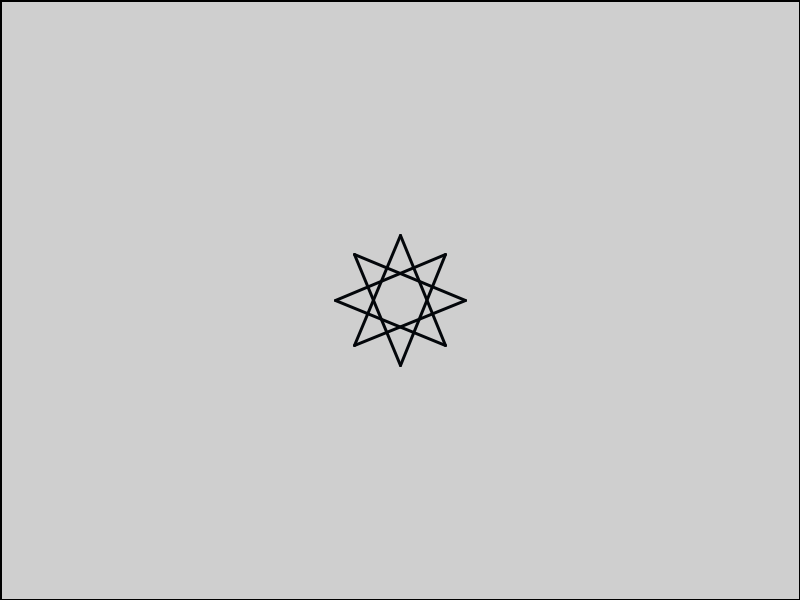
Frame 1 (no input)
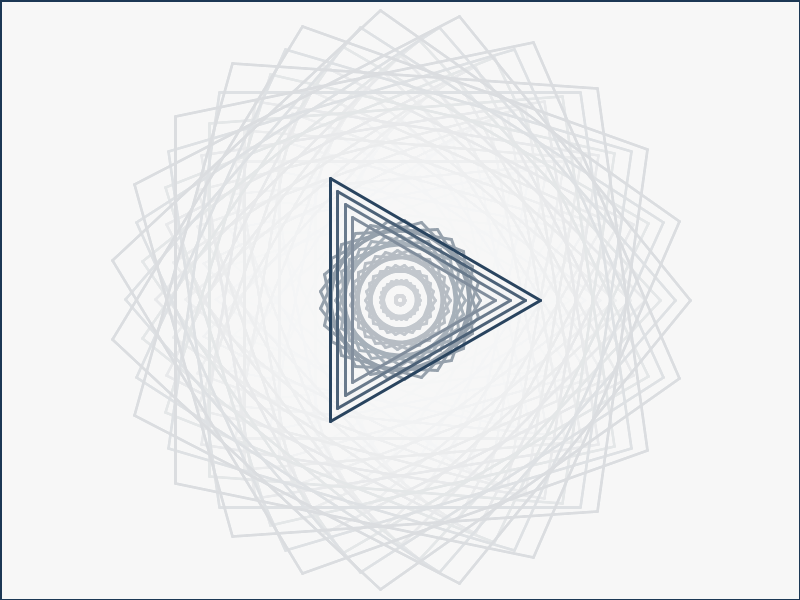
Frame 60 (the mouse pressed at the canvas centre just before this capture)
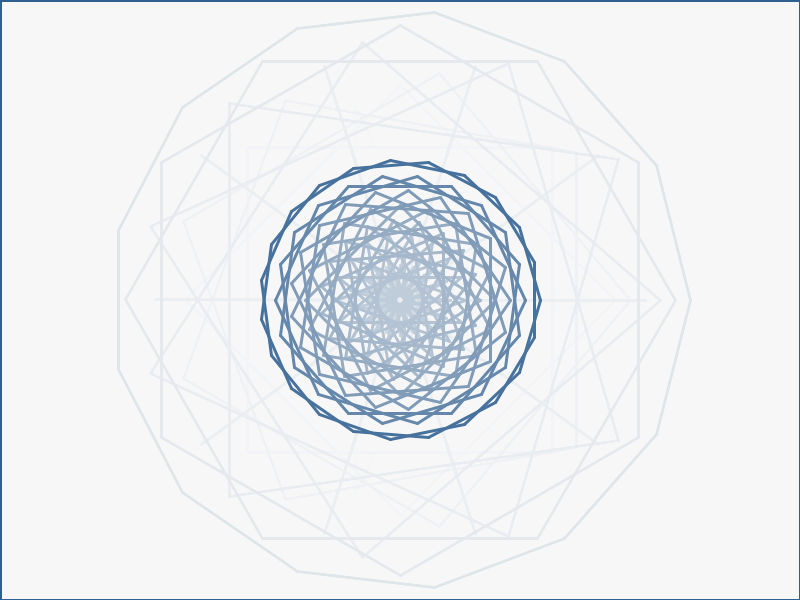
Frame 120 (the mouse held since frame 60 and released just before this capture)

The Processing sketch that drew these frames (run headless with seeded random() and noise(); from frame 60 on, the mouse is pressed at the canvas centre):

// Processing sketch: processing_82599
// ── processing_82599.pde

// Calculate rotation of toRotate about pivot point
void rotate2D(PVector toRotate, PVector pivot, float angleDeg) 
{
  float thetaRad = radians(angleDeg);
  float cosTheta = cos(thetaRad);
  float sinTheta = sin(thetaRad);

  float ox = toRotate.x ;
  float oy = toRotate.y;

  toRotate.x = pivot.x + (ox - pivot.x)*cosTheta - (oy - pivot.y)*sinTheta;
  toRotate.y = pivot.y + (ox - pivot.x)*sinTheta + (oy - pivot.y)*cosTheta;
}

class StarVertex
{
  public PVector m_vPos;
  public boolean m_bDrawn;

  public StarVertex(  PVector vPos, boolean bDrawn)
  {
    m_vPos = vPos;
    m_bDrawn = bDrawn;
  }
}

class Star
{
  PVector   m_centerPos;
  int       m_iBounce;
  float     m_fDistFromCenter;

  public String toString()
  {
    String result = "";
    result += m_centerPos.x + ";" + m_centerPos.y + ";";
    result += m_iBounce + ";";
    result += m_fDistFromCenter + ";";
    return result;
  }

  ArrayList<StarVertex> m_vStarVertex;

  public void SetVertexNb(int iNbVertex)
  {
    iNbVertex = Math.max ( iNbVertex, 3);
    if ( m_vStarVertex.size() > iNbVertex)
    {
      int nbToRemove=  m_vStarVertex.size() - iNbVertex;
      for ( int i=0; i<nbToRemove; i++)
      {
        m_vStarVertex.remove(0);
      }
      ComputeVertexPos();
    }
    if ( m_vStarVertex.size() < iNbVertex)
    {
      int nbToAdd =  iNbVertex - m_vStarVertex.size() ; 
      for ( int i=0; i<nbToAdd; i++)
      {
        m_vStarVertex.add( new StarVertex(new PVector(0, 0), false) );
      }
      ComputeVertexPos();
    }
  }

  public void SetDistFromCenter(float fDistFromCenter)
  {
    m_fDistFromCenter = fDistFromCenter;
    ComputeVertexPos();
  }

  public void SetBounce(int iBounce)
  {    
    int nbVertex = m_vStarVertex.size();
    iBounce %= nbVertex;
    m_iBounce =  Math.max ( iBounce, 2);
    ComputeVertexPos();
  }

  private void ComputeVertexPos()
  {
    int nbVertex = m_vStarVertex.size();
    float rotationStep = 360.0f / (float)nbVertex;

    for (int i=0; i<nbVertex; i++)
    {
      PVector vertexPos = m_vStarVertex.get(i).m_vPos;
      vertexPos.x = m_centerPos.x + m_fDistFromCenter;
      vertexPos.y = m_centerPos.y;
      rotate2D( vertexPos, m_centerPos, i * rotationStep);
    }
  }

  public Star(int iNbVertex, PVector centerPos, int iBounce, float fDistFromCenter )
  {           
    m_centerPos = centerPos;
  
    iBounce %= iNbVertex;
    m_iBounce =  Math.max ( iBounce, 2);
   
    m_fDistFromCenter = fDistFromCenter;

    iNbVertex = Math.max ( iNbVertex, 3);

    m_vStarVertex = new ArrayList<StarVertex>();
    for (int i=0; i<iNbVertex; i++)
    {
      m_vStarVertex.add( new StarVertex(new PVector(0, 0), false) );
    }
    ComputeVertexPos();
  }

  public void draw()
  {
    int nbVertexDraw = 0;
    for (int i=0; i<m_vStarVertex.size(); i++)
    {
      m_vStarVertex.get(i).m_bDrawn = false;
    }

    int endLineIndex;
    int nbVertex = m_vStarVertex.size();
    while ( nbVertexDraw < nbVertex)
    {
      for (int i=0; i<nbVertex; i++)
      {
        if ( !m_vStarVertex.get(i).m_bDrawn )
        {
          endLineIndex = (i + m_iBounce) % nbVertex;
          line (m_vStarVertex.get(i).m_vPos.x, m_vStarVertex.get(i).m_vPos.y, 
          m_vStarVertex.get(endLineIndex).m_vPos.x, m_vStarVertex.get(endLineIndex).m_vPos.y);
        }
        m_vStarVertex.get(i).m_bDrawn = true;
        nbVertexDraw++;
      }
    }
  }
}

Star m_Star;

int distFromCenter = 50;
int maxDistFromCenter = 300;

int vCount = 7;
int maxVCount = 30;

int bounce = 2;

void setup()
{
  size (800, 600);
  frameRate(60);
  m_Star = new Star(vCount, new PVector(400, 300), bounce, distFromCenter);
}


float elapsedTime = 0; //since the app started;

//in ms
float timeSinceLastUpdate = 0;
float timeForUpdate = 50;

int r= 2;
int g =4;
int b = 7;

void draw()
{
  float currentTime = millis();
  float deltaTime = currentTime - elapsedTime;
  elapsedTime = currentTime;

  strokeWeight(3);

  //fading effect
  fill(255, 255,255, 15);
  rect(0, 0, width, height); 


  timeSinceLastUpdate += deltaTime;
  if ( timeSinceLastUpdate > timeForUpdate)
  {
    timeSinceLastUpdate -= timeForUpdate;

    distFromCenter+=15;
    distFromCenter %= maxDistFromCenter;
    m_Star.SetDistFromCenter(distFromCenter);

    vCount++;
    vCount %= maxVCount;
    m_Star.SetVertexNb( vCount);

    bounce++;
    m_Star.SetBounce(bounce);
    
    r+=1;  r%= 255;
    g+=2;  g%= 255;
    b+=3;  b%= 255;
    stroke(r,g,b,255);
    m_Star.draw();

    //System.out.println( m_Star);
  }
  

}
